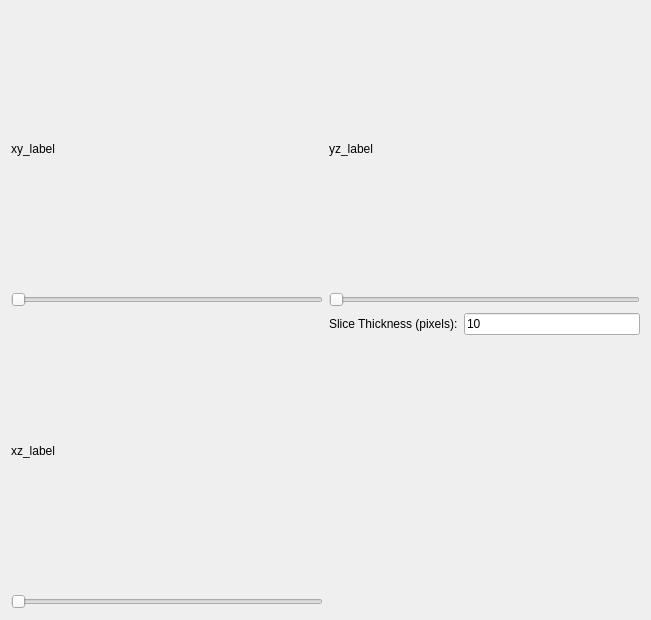
<?xml version="1.0" encoding="UTF-8"?>
<ui version="4.0">
 <class>OrthogonalViewer3DForm</class>
 <widget class="QWidget" name="OrthogonalViewer3DForm">
  <property name="geometry">
   <rect>
    <x>0</x>
    <y>0</y>
    <width>651</width>
    <height>620</height>
   </rect>
  </property>
  <property name="windowTitle">
   <string>Form</string>
  </property>
  <layout class="QVBoxLayout" name="verticalLayout">
   <item>
    <layout class="QGridLayout" name="gridLayout">
     <item row="0" column="0">
      <widget class="QLabel" name="xy_label">
       <property name="sizePolicy">
        <sizepolicy hsizetype="Preferred" vsizetype="Preferred">
         <horstretch>0</horstretch>
         <verstretch>0</verstretch>
        </sizepolicy>
       </property>
       <property name="autoFillBackground">
        <bool>false</bool>
       </property>
       <property name="frameShape">
        <enum>QFrame::NoFrame</enum>
       </property>
       <property name="lineWidth">
        <number>2</number>
       </property>
       <property name="text">
        <string>xy_label</string>
       </property>
      </widget>
     </item>
     <item row="2" column="1">
      <layout class="QVBoxLayout" name="verticalLayout_2">
       <item>
        <layout class="QFormLayout" name="formLayout">
         <item row="0" column="0">
          <widget class="QLabel" name="label">
           <property name="text">
            <string>Slice Thickness (pixels):</string>
           </property>
          </widget>
         </item>
         <item row="0" column="1">
          <widget class="QLineEdit" name="lineEdit_sliceThickness">
           <property name="text">
            <string>10</string>
           </property>
           <property name="dragEnabled">
            <bool>false</bool>
           </property>
          </widget>
         </item>
        </layout>
       </item>
      </layout>
     </item>
     <item row="1" column="1">
      <widget class="QSlider" name="horizontalSlider_x">
       <property name="orientation">
        <enum>Qt::Horizontal</enum>
       </property>
      </widget>
     </item>
     <item row="0" column="1">
      <widget class="QLabel" name="yz_label">
       <property name="text">
        <string>yz_label</string>
       </property>
      </widget>
     </item>
     <item row="1" column="0">
      <widget class="QSlider" name="horizontalSlider_z">
       <property name="orientation">
        <enum>Qt::Horizontal</enum>
       </property>
      </widget>
     </item>
     <item row="2" column="0">
      <widget class="QLabel" name="xz_label">
       <property name="text">
        <string>xz_label</string>
       </property>
      </widget>
     </item>
     <item row="3" column="0">
      <widget class="QSlider" name="horizontalSlider_y">
       <property name="orientation">
        <enum>Qt::Horizontal</enum>
       </property>
      </widget>
     </item>
    </layout>
   </item>
  </layout>
 </widget>
 <resources/>
 <connections/>
</ui>
